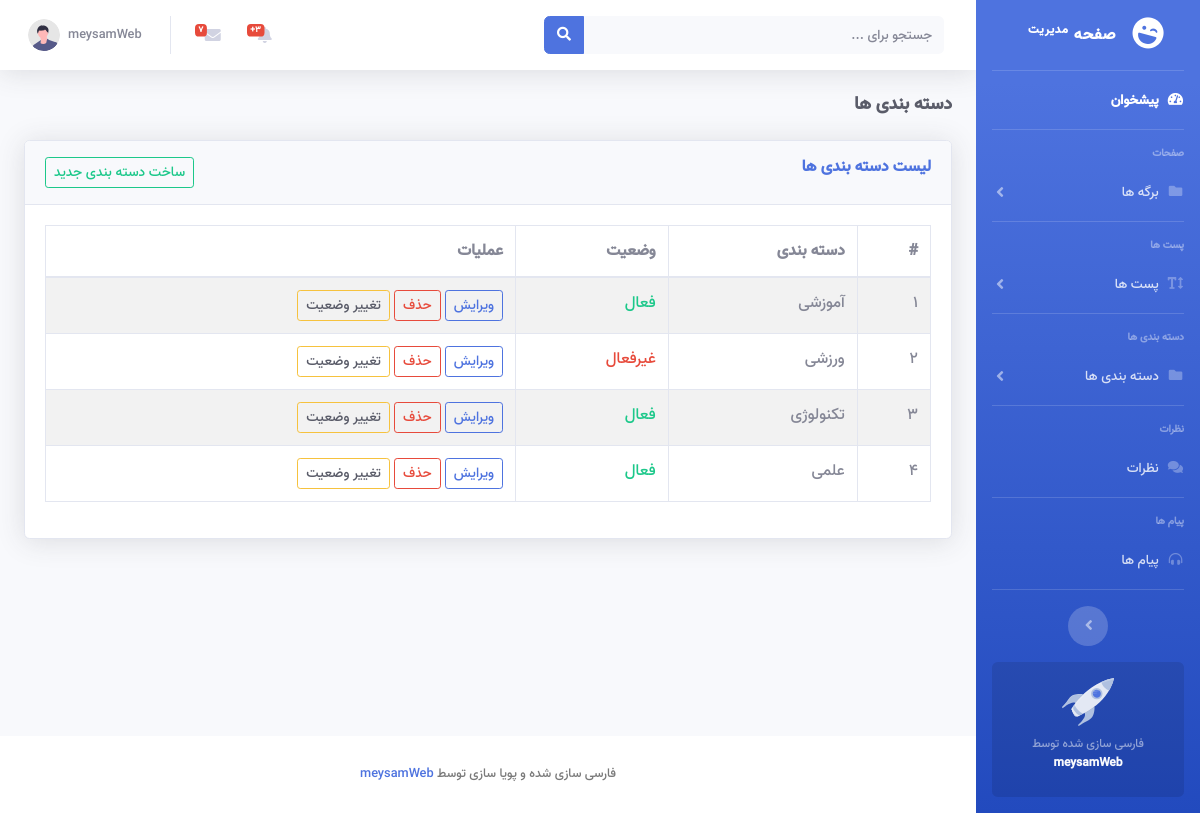
Page /panel/category/index.php (signed in) on the committed database.
### tables this page shows
CREATE TABLE `categories` (
  `category_id` int(11) NOT NULL,
  `category_name` varchar(255) NOT NULL,
  `created_at` datetime NOT NULL,
  `updated_at` datetime DEFAULT NULL,
  `status` tinyint(4) NOT NULL DEFAULT 10
);

### functions/helper.php (called while the page is built, shortened)
<?php
    function assets($file)
    {
        return trim(BASE_URL, ' / ') . '/' . trim($file, '/ ');
    }
    function url($url)
    {
        return trim(BASE_URL, ' / ') . '/' . trim($url, '/ ');
    }

### panel/category/index.php (the view, shortened to what this page needs)
<?php
    require_once '../../functions/helper.php';
    global $connection;
?>
<!DOCTYPE html>
<html lang="fa" dir="rtl">
<head>
    <link href="<?= assets('assets/css/all.min.css') ?>" rel="stylesheet" type="text/css">
    <link href="<?= assets('assets/css/admin-style.min.css') ?>" rel="stylesheet">
    <link href="<?= assets('assets/css/style.css') ?>" rel="stylesheet">
</head>
<body id="page-top">
<div id="wrapper">
    <?php
        require_once '../layout/sidebar.php';
    ?>
    <div id="content-wrapper" class="d-flex flex-column">
        <div id="content">
            <?php
                require_once '../layout/top-nva.php';
            ?>
            <div class="container-fluid">
                <h1 class="h3 mb-2 text-gray-800 mb-4">دسته بندی ها</h1>
                <div class="card shadow mb-4">
                    <div class="card-header py-3 d-flex justify-content-between">
                        <h6 class="m-0 font-weight-bold text-primary">لیست دسته بندی ها</h6>
                        <a href="<?= url('panel/category/create.php')?>" class="btn btn-outline-success btn-sm">ساخت دسته بندی جدید</a>
                    </div>
                    <div class="card-body">
                        <div class="table-responsive table-striped">
                            <table class="table table-bordered" id="dataTable" width="100%" cellspacing="0">
                                <thead>
                                <tr>
                                    <th>#</th>
                                    <th>دسته بندی</th>
                                    <th>وضعیت</th>
                                    <th>عملیات</th>
                                </tr>
                                </thead>
                                <tbody>
                                <?php
                                    $query = "SELECT * FROM php_project_v2.categories";
                                    $statement = $connection->prepare($query);
                                    $statement->execute();
                                    $categories = $statement->fetchAll();
                                    foreach ($categories as $category){
                                ?>
                                <tr>
                                    <td><?= $category->category_id ?></td>
                                    <td><?= $category->category_name ?></td>
                                    <td>
                                        <?= $category->status == '10'
                                            ? '<span class="text-success">فعال</span>'
                                            : '<span class="text-danger">غیرفعال</span>'
                                        ?>
                                    </td>
                                    <td>
                                        <a href="<?= url('panel/category/edit.php?cat_id='.$category->category_id) ?>" class="btn btn-outline-primary btn-sm">ویرایش</a>
                                        <a href="<?= url('panel/category/delete.php?cat_id='.$category->category_id) ?>" class="btn btn-outline-danger btn-sm ">حذف</a>
                                        <a href="<?= url('panel/category/change-status.php?cat_id='. $category->category_id)?>" class="btn btn-outline-warning btn-sm text-dark">تغییر وضعیت</a>
                                    </td>
                                </tr>
                                <?php
                                    }
                                ?>
                                </tbody>
                            </table>
                        </div>
                    </div>
                </div>
            </div>
        </div>
        <?php
            require_once '../layout/footer.php';
        ?>
</body>
</html>

### app/assets/css/style.css (style rules this page uses)
body { color:#797979;font-family:"Vazir-FD",sans-serif;font-weight:400;line-height:1.625;text-align: right; }
h1,h2,h3,h4,h5,h6 { font-family:"Vazir-FD",serif;color:#3a414e;line-height:1.333 }
h1,.h1 { font-size:30px;font-weight:700 }
@media (min-width: 600px) { h1,.h1 { font-size:45px } }
h3,.h3 { font-size:18px;font-weight:700 }
a { display:inline-block }

### rows in the picture
categories: category_id "1", category_name "آموزشی", status "فعال"
categories: category_id "2", category_name "ورزشی", status "غیرفعال"
categories: category_id "3", category_name "تکنولوژی", status "فعال"
categories: category_id "4", category_name "علمی", status "فعال"
